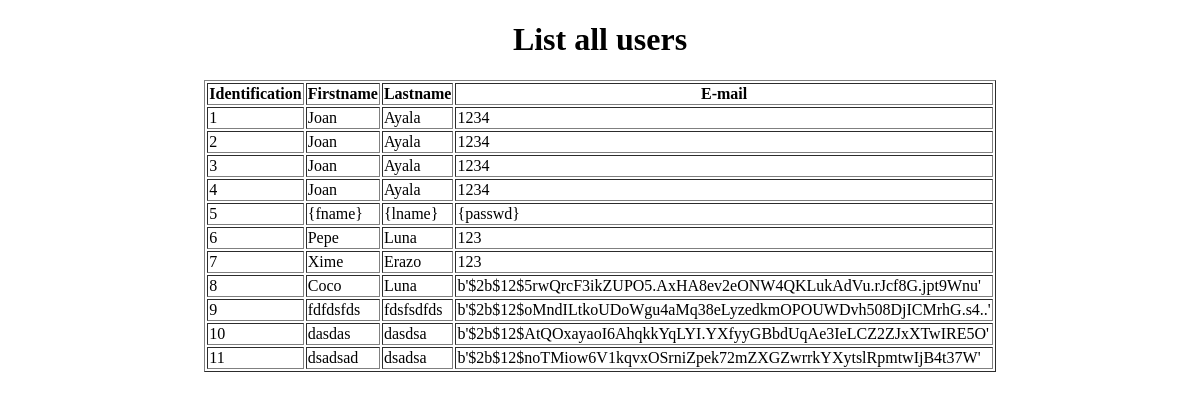
/, run on an earlier commit of the app's database.
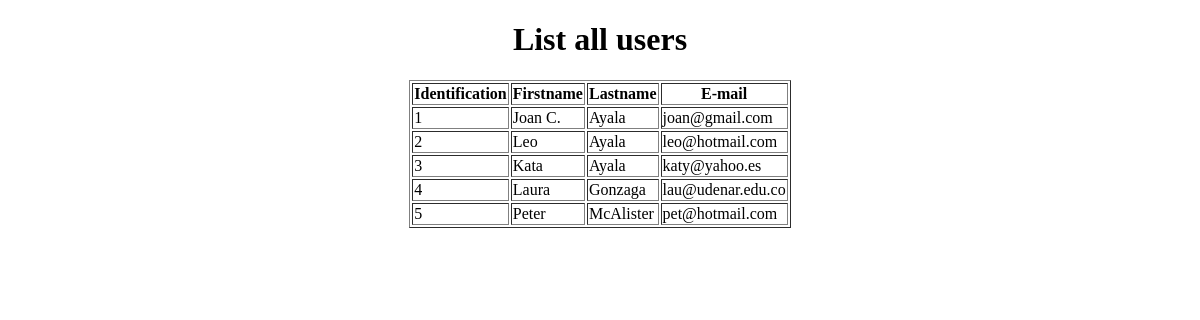
And on a later commit of the database.
### tables this page shows
CREATE TABLE users (
        id INTEGER PRIMARY KEY, 
        firstname TEXT NOT NULL,
        lastname TEXT NOT NULL,
        ident_number TEXT  UNIQUE NOT NULL,
        email TEXT UNIQUE NOT NULL,
        password TEXT NOT NULL
    );

### app.py (the view)
@app.route('/')
def index():
    conn = get_db()
    cursor = conn.cursor()
    cursor.execute("SELECT * FROM users")
    data = cursor.fetchall()
    return render_template('index.html', data=data)

### app.py (called while the page is built)
def get_db():
    db = getattr(g, '_database', None)
    if db is None:
        db = g._database = sqlite3.connect(DATABASE)
    return db

@app.teardown_appcontext
def close_connection(exception):
    db = getattr(g, '_database', None)
    if db is not None:
        db.close()

### templates/index.html (shortened to what this page needs)
<!DOCTYPE html>
<html lang="en">
    <head>
    </head>
    <body>
        <center><h1>List all users</h1></center>
        <table border="1" align="center">
            <tr>
                <th>Identification</th>
                <th>Firstname</th>
                <th>Lastname</th>
                <th>E-mail</th>
            </tr>
            {% for row in data %}
            <tr>
                <td>{{ row[0] }}</td>
                <td>{{ row[1] }}</td>
                <td>{{ row[2] }}</td>
                <td>{{ row[4] }}</td>
            </tr>
            {% endfor %}
        </table>
    </body>
</html>

What changed in the data, as far as the page shows it:
removed users: id "6", firstname "Pepe", lastname "Luna", password "123"
removed users: id "7", firstname "Xime", lastname "Erazo", password "123"
removed users: id "8", firstname "Coco", lastname "Luna", password "b'$2b$12$5rwQrcF3ikZUPO5.AxHA8ev2eONW4QKLukAdVu.rJcf8G.jpt9Wnu'"
removed users: id "9", firstname "fdfdsfds", lastname "fdsfsdfds", password "b'$2b$12$oMndILtkoUDoWgu4aMq38eLyzedkmOPOUWDvh508DjICMrhG.s4..'"
removed users: id "10", firstname "dasdas", lastname "dasdsa", password "b'$2b$12$AtQOxayaoI6AhqkkYqLYI.YXfyyGBbdUqAe3IeLCZ2ZJxXTwIRE5O'"
removed users: id "11", firstname "dsadsad", lastname "dsadsa", password "b'$2b$12$noTMiow6V1kqvxOSrniZpek72mZXGZwrrkYXytslRpmtwIjB4t37W'"
changed users id 1: firstname "Joan" → "Joan C."; email "1234" → "joan@gmail.com"
changed users id 2: firstname "Joan" → "Leo"; email "1234" → "leo@hotmail.com"
changed users id 3: firstname "Joan" → "Kata"; email "1234" → "katy@yahoo.es"
changed users id 4: firstname "Joan" → "Laura"; lastname "Ayala" → "Gonzaga"; email "1234" → "lau@udenar.edu.co"
changed users id 5: firstname "{fname}" → "Peter"; lastname "{lname}" → "McAlister"; email "{passwd}" → "pet@hotmail.com"
